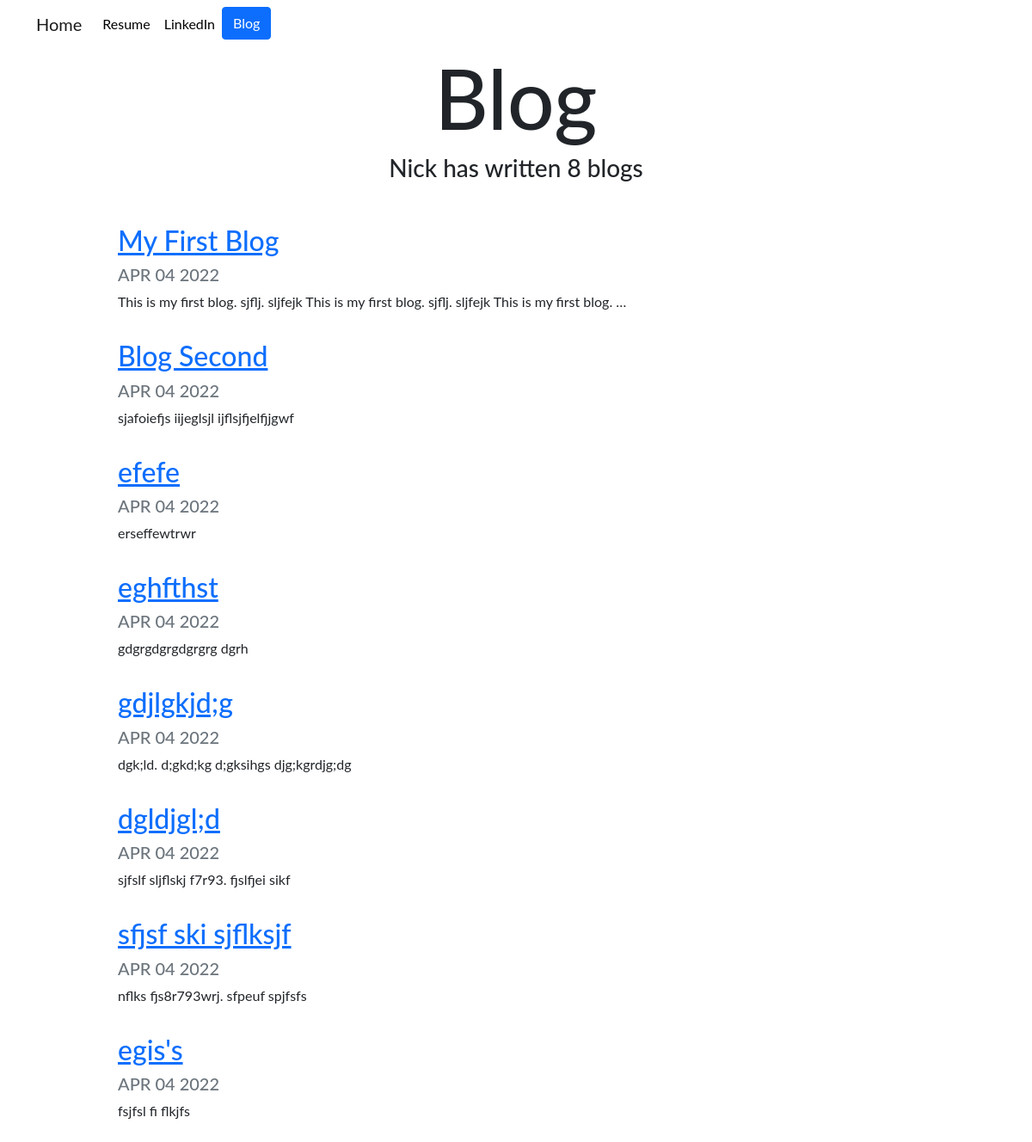
Screenshot of /blog/ with the database file from the repository.
### blog/models.py (models this page shows, shortened)
class Blog(models.Model):
    title = models.CharField(max_length=100)
    description = models.TextField()
    date = models.DateField()

### blog/views.py (the view)
# urls.py: path('', views.all_blogs, name='all_blogs'),
def all_blogs(request):
    blogs = Blog.objects.order_by('-date')
    return render(request, 'blog/all_blogs.html', {'blogs':blogs})

### blog/templates/blog/all_blogs.html
{% extends 'portfolio/base.html' %}
{% block content %}
  <h1 id="blogtitle" class="font-weight-bold text-center">Blog</h1>
  <h3 class="text-center mb-5">Nick has written {{blogs.count}} blog{{blogs.count|pluralize}}</h3>
  {% for blog in blogs %}
  <div class="row justify-content-center my-3">
    <div class="col-md-10">
      <a href="{% url 'blog:detail' blog.id %}">
        <h2>{{blog.title}}</h2>
      </a>
      <h5 class="text-muted">{{blog.date|date:'M d Y'|upper}}</h5>
      <p>{{blog.description|truncatechars:100}}</p>
    </div>
  </div>
  {% endfor %}
{% endblock %}

### portfolio/static/portfolio/custom.css (style rules this page uses)
body { font-family: 'Lato', sans-serif; }
#blogtitle { font-size: 6rem; }

### rows the page displays
Blog: title "My First Blog", date "APR 04 2022", description "This is my first blog. sjflj. sljfejk This is my first blog. sjflj. sljfejk This is my first blog. …"
Blog: title "Blog Second", date "APR 04 2022", description "sjafoiefjs iijeglsjl ijflsjfjelfjjgwf"
Blog: title "efefe", date "APR 04 2022", description "erseffewtrwr"
Blog: title "eghfthst", date "APR 04 2022", description "gdgrgdgrgdgrgrg dgrh"
Blog: title "gdjlgkjd;g", date "APR 04 2022", description "dgk;ld. d;gkd;kg d;gksihgs djg;kgrdjg;dg"
Blog: title "dgldjgl;d", date "APR 04 2022", description "sjfslf sljflskj f7r93. fjslfjei sikf"
Blog: title "sfjsf ski sjflksjf", date "APR 04 2022", description "nflks fjs8r793wrj. sfpeuf spjfsfs"
Blog: title "egis's", date "APR 04 2022", description "fsjfsl fi flkjfs"

### other values shown
{{ blogs.count }} "8"
